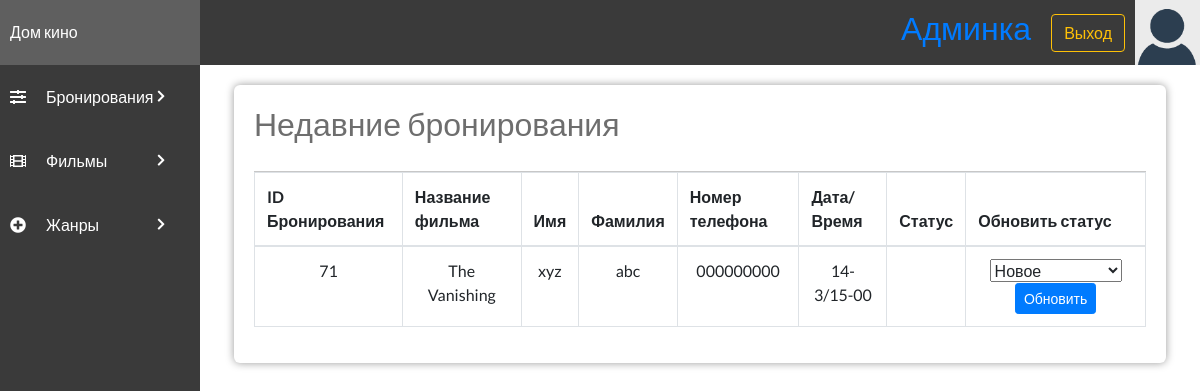
The page /admin/admin.php (signed in) on the database as committed earlier.
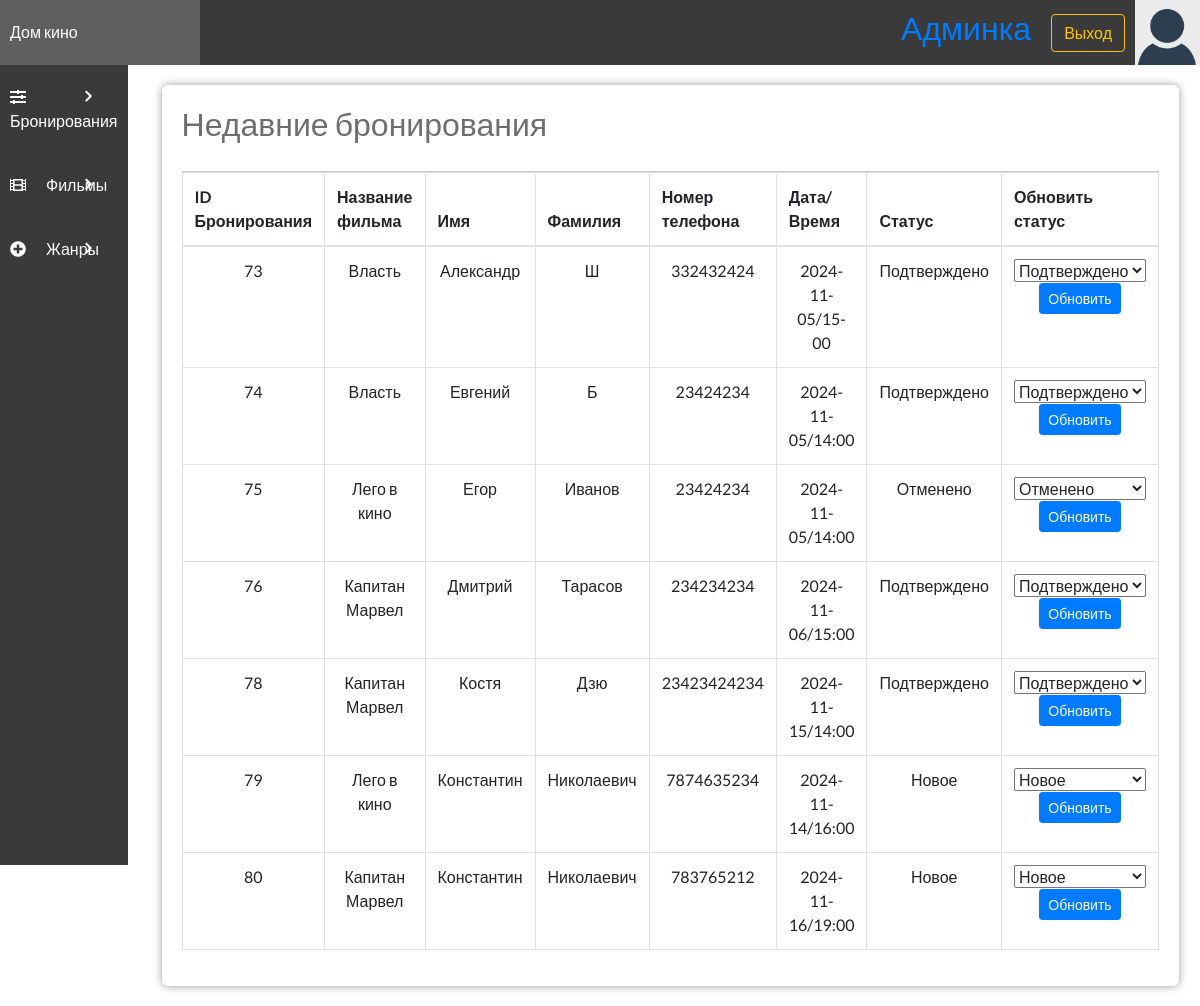
The same page on the database as committed later.
### tables this page shows
CREATE TABLE `bookingtable` (
                                `bookingID` int NOT NULL,
                                `movieID` int DEFAULT NULL,
                                `bookingDate` varchar(50) NOT NULL,
                                `bookingTime` varchar(50) NOT NULL,
                                `bookingFName` varchar(100) NOT NULL,
                                `bookingLName` varchar(100) DEFAULT NULL,
                                `bookingPNumber` varchar(12) NOT NULL,
                                `status` enum('Новое','Подтверждено','Отменено') DEFAULT NULL
);

CREATE TABLE `movietable` (
                              `movieID` int NOT NULL,
                              `movieImg` varchar(150) NOT NULL,
                              `movieTitle` varchar(100) NOT NULL,
                              `genreID` int NOT NULL,
                              `movieDuration` int NOT NULL,
                              `movieRelDate` date NOT NULL,
                              `movieDirector` varchar(50) NOT NULL,
                              `movieActors` varchar(150) NOT NULL
);

### admin/admin.php (the view, shortened to what this page needs)
<?php
include "config.php";
$query = "
    SELECT
        b.bookingID,
        m.movieTitle,
        b.bookingFName,
        b.bookingLName,
        b.bookingPNumber,
        b.bookingDate,
        b.bookingTime,
        b.status
    FROM
        bookingtable AS b
    JOIN
        movietable AS m ON b.movieID = m.movieID
";
$run = mysqli_query($con, $query);
$bookings = [];
while ($row = mysqli_fetch_array($run)) {
    $bookings[] = $row;
}
?>
<!DOCTYPE html>
<html lang="ru">
<head>
    <link rel="stylesheet" href="../style/styles.css">
    <link rel="stylesheet" href="https://use.fontawesome.com/releases/v5.7.2/css/all.css">
    <link rel="stylesheet" href="https://maxcdn.bootstrapcdn.com/bootstrap/4.0.0/css/bootstrap.min.css">
    <link rel="stylesheet" href="https://cdn.datatables.net/1.10.22/css/dataTables.bootstrap4.min.css">
</head>
<body>
<?php include('header.php'); ?>
<div class="admin-container">
    <?php include('sidebar.php'); ?>
    <div class="admin-section admin-section2">
        <div class="admin-section-column">
            <div class="admin-section-panel admin-section-panel1">
                <div class="admin-panel-section-header">
                    <h2>Недавние бронирования</h2>
                </div>
                <div class="admin-panel-section-content">
                    <table class="table table-bordered" id="dataTable" width="100%" cellspacing="0">
                        <thead>
                        <tr>
                            <th>ID Бронирования</th>
                            <th>Название фильма</th>
                            <th>Имя</th>
                            <th>Фамилия</th>
                            <th>Номер телефона</th>
                            <th>Дата/Время</th>
                            <th>Статус</th>
                            <th>Обновить статус</th>
                        </tr>
                        </thead>
                        <tbody>
                        <?php foreach ($bookings as $row): ?>
                            <tr align="center">
                                <td><?php echo $row['bookingID']; ?></td>
                                <td><?php echo $row['movieTitle']; ?></td>
                                <td><?php echo $row['bookingFName']; ?></td>
                                <td><?php echo $row['bookingLName']; ?></td>
                                <td><?php echo $row['bookingPNumber']; ?></td>
                                <td><?php echo $row['bookingDate']; ?>/<?php echo $row['bookingTime']; ?></td>
                                <td><?php echo $row['status']; ?></td>
                                <td>
                                    <form method="POST" action="">
                                        <select name="status" required>
                                            <option value="Новое" <?php if ($row['status'] == 'Новое') echo 'selected'; ?>>Новое</option>
                                            <option value="Подтверждено" <?php if ($row['status'] == 'Подтверждено') echo 'selected'; ?>>Подтверждено</option>
                                            <option value="Отменено" <?php if ($row['status'] == 'Отменено') echo 'selected'; ?>>Отменено</option>
                                        </select>
                                        <button type="submit" name="update_status" class="btn btn-primary btn-sm">Обновить</button>
                                    </form>
                                </td>
                            </tr>
                        <?php endforeach; ?>
                        </tbody>
                    </table>
                </div>
            </div>
        </div>
    </div>
</div>
</body>
</html>

Rows that differ between the two databases and show on the page:
removed bookingtable: bookingID "71", movieID.movieTitle "The Vanishing", bookingFName "xyz", bookingLName "abc", bookingPNumber "000000000", bookingDate "14-3", bookingTime "15-00"
added bookingtable: bookingID "73", movieID.movieTitle "Власть", bookingFName "Александр", bookingLName "Ш", bookingPNumber "332432424", bookingDate "2024-11-05", bookingTime "15-00", status "Подтверждено"
added bookingtable: bookingID "74", movieID.movieTitle "Власть", bookingFName "Евгений", bookingLName "Б", bookingPNumber "23424234", bookingDate "2024-11-05", bookingTime "14:00", status "Подтверждено"
added bookingtable: bookingID "75", movieID.movieTitle "Лего в кино", bookingFName "Егор", bookingLName "Иванов", bookingPNumber "23424234", bookingDate "2024-11-05", bookingTime "14:00", status "Отменено"
added bookingtable: bookingID "76", movieID.movieTitle "Капитан Марвел", bookingFName "Дмитрий", bookingLName "Тарасов", bookingPNumber "234234234", bookingDate "2024-11-06", bookingTime "15:00", status "Подтверждено"
added bookingtable: bookingID "78", movieID.movieTitle "Капитан Марвел", bookingFName "Костя", bookingLName "Дзю", bookingPNumber "23423424234", bookingDate "2024-11-15", bookingTime "14:00", status "Подтверждено"
added bookingtable: bookingID "79", movieID.movieTitle "Лего в кино", bookingFName "Константин", bookingLName "Николаевич", bookingPNumber "7874635234", bookingDate "2024-11-14", bookingTime "16:00", status "Новое"
added bookingtable: bookingID "80", movieID.movieTitle "Капитан Марвел", bookingFName "Константин", bookingLName "Николаевич", bookingPNumber "783765212", bookingDate "2024-11-16", bookingTime "19:00", status "Новое"
